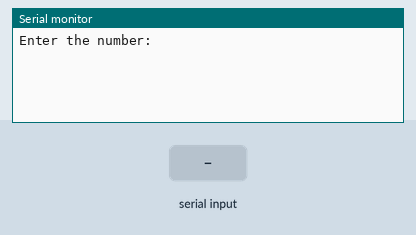
Bench run of a sketch on a simulated Arduino Uno, built with avr-gcc and run on an emulated ATmega328P. Shown: the last lines printed to the serial monitor. Inputs (shaded band) come from the test bench.

Above: at 1.2 s.
1.3 s: "90,45\n" received over Serial
At 1.9 s:
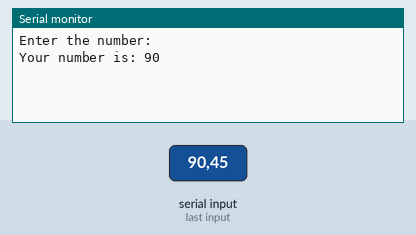
4.3 s: "30,150\n" received over Serial
At 5.7 s:
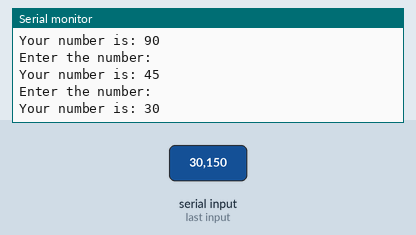
Timing chart, 0 to 7.3 s (numbered marks = the images above; inputs shaded):
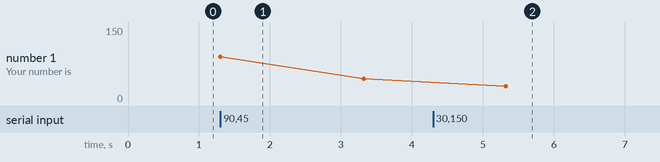

Measured:
- after the input at 1.3 s, the serial monitor: prints a new line at once (image 1)
- after the input at 4.3 s, the serial monitor: prints a new line after 1.0 s (image 2)

The sketch:

SerialMonitorRead.ino
```cpp
// Program to use Serial monitor to take integer input from the user.


//initialising variables
int num;
int wait = 2000;
String msg = "Enter the number: ";
String msg2 = "Your number is: ";
void setup() {
  // put your setup code here, to run once:

  //Setting up serial monitor
Serial.begin(9600);
}

void loop() {
  // put your main code here, to run repeatedly:

  //waiting for the user to enter the number using while loop.
  //Basically, while the serial monitor is empty, there is an empty infinite loop until the serial monitor gets some data.

Serial.println(msg); //Enter the number
while(Serial.available()==0){

}

num = Serial.parseInt(); //Parsing integer from user input.

Serial.print(msg2); //Your number is..
Serial.println(num); //Printing the user entered number.
delay(wait);
}
```
